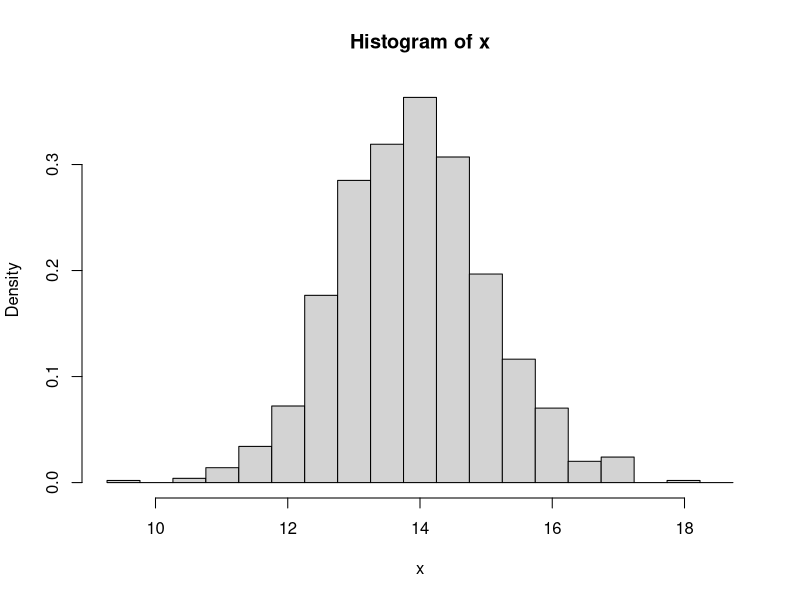

R code for this plot:
## ---- chunk 1
n <- 1000
mu <- 3.5
sigma <- 4
v <- rnorm(n, mu, sigma)
s <- sample(v, size = 30, replace = FALSE)
m <- mean(s)
m
sd <- sd(s)
sd
sem <- sd(s)/sqrt(length(s))
sem
## ---- chunk 2
lower <- m - qnorm(1 - 0.05/2) * sem  # (1-alpha)/2 each in the upper and lower tails of the distribution
upper <- m + qnorm(1 - 0.05/2) * sem  # (1-alpha)/2 each in the upper and lower tails of the distribution
ci <- c(lower, upper)
ci
## ---- chunk 3
lambda <- 14 #this is a Poisson distribution
n <- 10
pop_se <- sqrt(lambda/n)  # the estimated standard error
pop_se

x <- NULL
for (i in 1:1000) {
    x[i] <- mean(rpois(n = n, lambda = lambda))
}
hist(x, breaks = seq(from = lambda - 4 * sqrt(lambda)/sqrt(n), to = lambda + 
    4 * sqrt(lambda)/sqrt(n), length.out = 20), probability = TRUE) 
#1000 different samples with each group having 10 (n) individuals and lambda = stdev and mean
